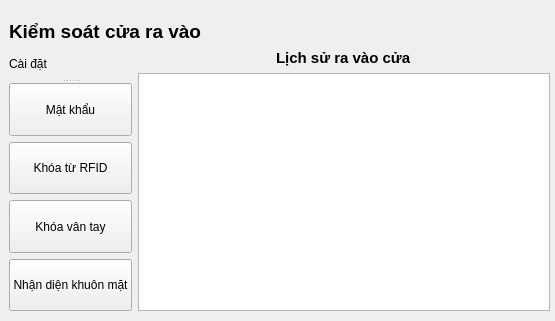
<?xml version="1.0" encoding="UTF-8"?>
<ui version="4.0">
 <class>doorcontrolForm</class>
 <widget class="QWidget" name="doorcontrolForm">
  <property name="geometry">
   <rect>
    <x>0</x>
    <y>0</y>
    <width>555</width>
    <height>321</height>
   </rect>
  </property>
  <property name="windowTitle">
   <string>Quản lý cửa</string>
  </property>
  <widget class="QWidget" name="layoutWidget">
   <property name="geometry">
    <rect>
     <x>9</x>
     <y>20</y>
     <width>541</width>
     <height>291</height>
    </rect>
   </property>
   <layout class="QGridLayout" name="gridLayout_3">
    <item row="0" column="0" colspan="2">
     <widget class="QLabel" name="label">
      <property name="text">
       <string>&lt;html&gt;&lt;head/&gt;&lt;body&gt;&lt;p&gt;&lt;span style=&quot; font-size:14pt; font-weight:700;&quot;&gt;Kiểm soát cửa ra vào&lt;/span&gt;&lt;/p&gt;&lt;/body&gt;&lt;/html&gt;</string>
      </property>
     </widget>
    </item>
    <item row="1" column="0">
     <widget class="QSplitter" name="splitter">
      <property name="orientation">
       <enum>Qt::Vertical</enum>
      </property>
      <widget class="QLabel" name="label_3">
       <property name="text">
        <string>Cài đặt</string>
       </property>
      </widget>
      <widget class="QWidget" name="layoutWidget">
       <layout class="QGridLayout" name="gridLayout">
        <item row="0" column="0">
         <widget class="QPushButton" name="pushButton_pass">
          <property name="sizePolicy">
           <sizepolicy hsizetype="Preferred" vsizetype="Preferred">
            <horstretch>0</horstretch>
            <verstretch>0</verstretch>
           </sizepolicy>
          </property>
          <property name="text">
           <string>Mật khẩu</string>
          </property>
         </widget>
        </item>
        <item row="1" column="0">
         <widget class="QPushButton" name="pushButton_rfid">
          <property name="sizePolicy">
           <sizepolicy hsizetype="Preferred" vsizetype="Preferred">
            <horstretch>0</horstretch>
            <verstretch>0</verstretch>
           </sizepolicy>
          </property>
          <property name="text">
           <string>Khóa từ RFID</string>
          </property>
         </widget>
        </item>
        <item row="2" column="0">
         <widget class="QPushButton" name="pushButton_finger">
          <property name="sizePolicy">
           <sizepolicy hsizetype="Preferred" vsizetype="Preferred">
            <horstretch>0</horstretch>
            <verstretch>0</verstretch>
           </sizepolicy>
          </property>
          <property name="text">
           <string>Khóa vân tay</string>
          </property>
         </widget>
        </item>
        <item row="3" column="0">
         <widget class="QPushButton" name="pushButton_face">
          <property name="sizePolicy">
           <sizepolicy hsizetype="Preferred" vsizetype="Preferred">
            <horstretch>0</horstretch>
            <verstretch>0</verstretch>
           </sizepolicy>
          </property>
          <property name="text">
           <string>Nhận diện khuôn mặt</string>
          </property>
         </widget>
        </item>
       </layout>
      </widget>
     </widget>
    </item>
    <item row="1" column="1">
     <layout class="QGridLayout" name="gridLayout_2">
      <item row="0" column="0" alignment="Qt::AlignHCenter">
       <widget class="QLabel" name="label_2">
        <property name="text">
         <string>&lt;html&gt;&lt;head/&gt;&lt;body&gt;&lt;p&gt;&lt;span style=&quot; font-size:11pt; font-weight:700;&quot;&gt;Lịch sử ra vào cửa&lt;/span&gt;&lt;/p&gt;&lt;/body&gt;&lt;/html&gt;</string>
        </property>
       </widget>
      </item>
      <item row="1" column="0">
       <widget class="QPlainTextEdit" name="plainTextEdit_door_history"/>
      </item>
     </layout>
    </item>
   </layout>
  </widget>
 </widget>
 <resources/>
 <connections/>
</ui>
